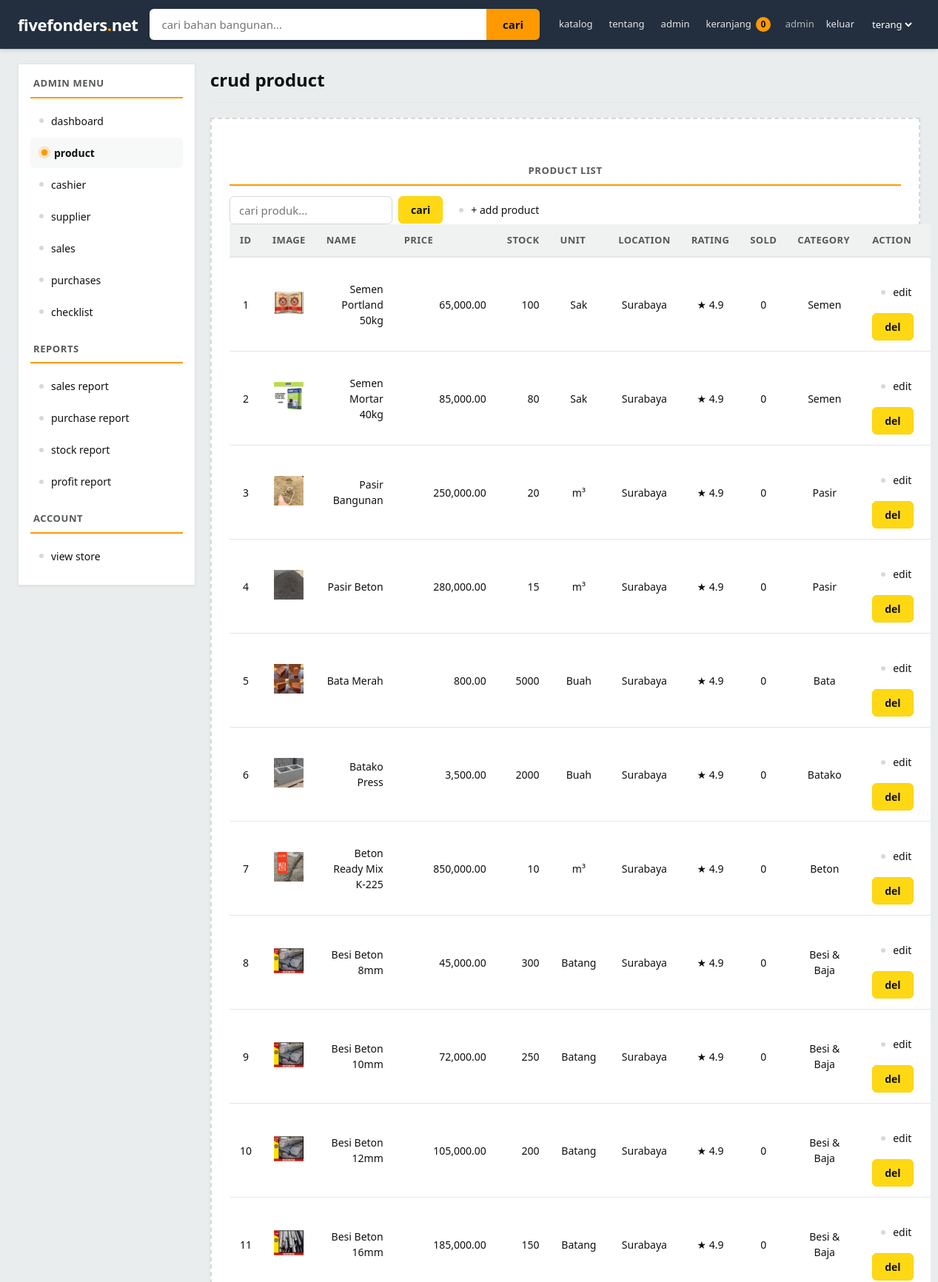
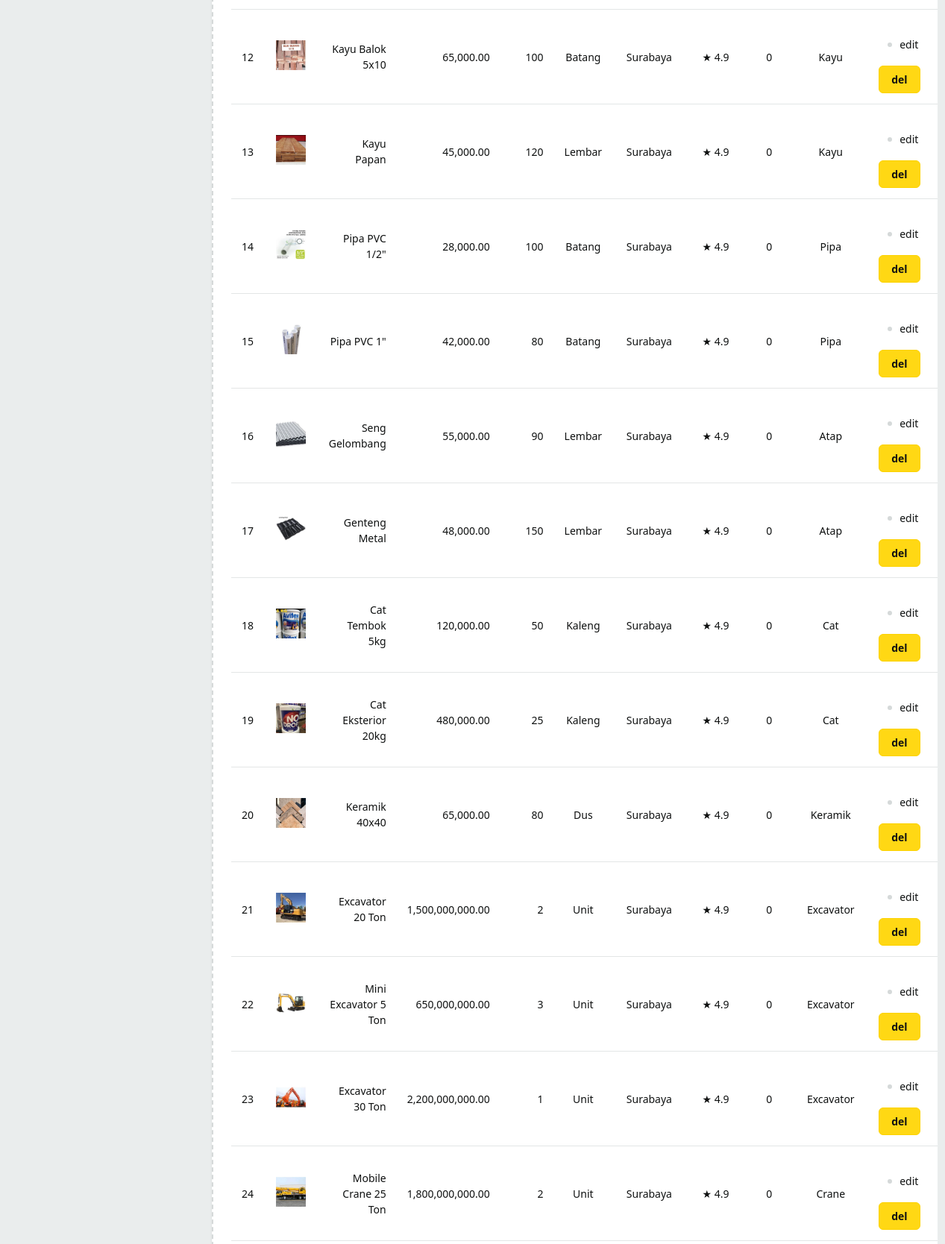
The page /admin/product/product.php (signed in, upper part) on the database its author committed (2 pictures, top to bottom).
### tables this page shows
CREATE TABLE products (
    id INT AUTO_INCREMENT PRIMARY KEY,
    category_id INT DEFAULT NULL,
    code VARCHAR(50) DEFAULT NULL,
    name VARCHAR(150) NOT NULL UNIQUE,
    price DECIMAL(15,2) NOT NULL DEFAULT 0.00,
    stock INT NOT NULL DEFAULT 0,
    minimum_stock INT NOT NULL DEFAULT 0,
    category VARCHAR(50) NOT NULL DEFAULT 'General',
    description TEXT,
    unit VARCHAR(50) DEFAULT 'pcs',
    lokasi VARCHAR(50) DEFAULT 'Surabaya',
    rating DECIMAL(2,1) DEFAULT 4.9,
    terjual INT DEFAULT 0,
    image VARCHAR(255) DEFAULT 'images/glock17.png',
    status VARCHAR(50) NOT NULL DEFAULT 'active'
);

### admin/product/product.php (the view, shortened to what this page needs)
<?php
require_once __DIR__ . '/../../config/database.php';
$cari = trim($_GET['cari'] ?? '');
if ($cari !== '') {
    $stmt = mysqli_prepare($koneksi, 'SELECT * FROM products WHERE name LIKE CONCAT("%", ?, "%") OR category LIKE CONCAT("%", ?, "%") OR description LIKE CONCAT("%", ?, "%") ORDER BY id');
    if ($stmt) {
        mysqli_stmt_bind_param($stmt, 'sss', $cari, $cari, $cari);
        mysqli_stmt_execute($stmt);
        $result = mysqli_stmt_get_result($stmt);
    } else {
        $result = mysqli_query($koneksi, 'SELECT * FROM products ORDER BY id');
    }
} else {
    $result = mysqli_query($koneksi, 'SELECT * FROM products ORDER BY id');
}
?>
<!DOCTYPE html>
<html lang="en">
<head>
    <link rel="stylesheet" href="../../assets/style.css?v=3">
</head>
<body class="marketpage themelight">
    <?php require __DIR__ . '/../../home/partials/topbar.php'; ?>
    <div class="layout">
        <?php require __DIR__ . '/../../home/partials/sidebaradmin.php'; ?>
        <div class="content">
            <div class="heading">crud product</div>
            <div class="emptybox">
                <div class="sidetitle">product list</div>
                <div class="actionrow">
                    <form method="get" action="product.php" class="form" style="margin:0">
                        <input type="text" name="cari" class="forminput" placeholder="cari produk..." value="<?= htmlspecialchars($cari) ?>">
                        <button type="submit" class="enterbtn">cari</button>
                    </form>
                    <a href="addproduct.php" class="sidelink">+ add product</a>
                </div>
                <table class="carttable">
                    <tr class="cartheader">
                        <th class="cartcell">id</th>
                        <th class="cartcell">image</th>
                        <th class="cartcell">name</th>
                        <th class="cartcell">price</th>
                        <th class="cartcell">stock</th>
                        <th class="cartcell">unit</th>
                        <th class="cartcell">location</th>
                        <th class="cartcell">rating</th>
                        <th class="cartcell">sold</th>
                        <th class="cartcell">category</th>
                        <th class="cartcell">action</th>
                    </tr>
                    <?php while ($p = mysqli_fetch_assoc($result)): ?>
                    <tr class="cartrow">
                        <td class="cartcell"><?= (int) $p['id'] ?></td>
                        <td class="cartcell">
                            <?php $imgpath = !empty($p['image']) ? $p['image'] : 'images/glock17.png'; ?>
                            <img src="../../<?= htmlspecialchars($imgpath) ?>" alt="<?= htmlspecialchars($p['name']) ?>" style="width:40px;height:40px;object-fit:cover;">
                        </td>
                        <td class="cartcell"><?= htmlspecialchars($p['name']) ?></td>
                        <td class="cartcell"><?= htmlspecialchars(number_format((float) $p['price'], 2)) ?></td>
                        <td class="cartcell"><?= (int) $p['stock'] ?></td>
                        <td class="cartcell"><?= htmlspecialchars($p['unit'] ?? 'buah') ?></td>
                        <td class="cartcell"><?= htmlspecialchars($p['lokasi'] ?? 'Surabaya') ?></td>
                        <td class="cartcell">&#9733; <?= htmlspecialchars($p['rating'] ?? '4.9') ?></td>
                        <td class="cartcell"><?= (int) ($p['terjual'] ?? 0) ?></td>
                        <td class="cartcell"><?= htmlspecialchars($p['category']) ?></td>
                        <td class="cartcell">
                            <div class="actionrow">
                                <a href="editproduct.php?id=<?= (int) $p['id'] ?>" class="sidelink">edit</a>
                                <form method="post" action="delproduct.php" style="display:inline" onsubmit="return confirmdelete();">
                                    <button type="submit" class="enterbtn">del</button>
                                </form>
                            </div>
                        </td>
                    </tr>
                    <?php endwhile; ?>
                </table>
            </div>
        </div>
    </div>
</body>
</html>

### assets/style.css (style rules this page uses)
* { box-sizing: border-box; }
:root { --bgpage: #EAEDED; --bgpanel: #232F3E; --bgpanel2: #131921; --bgcard: #FFFFFF; --bginput: #FFFFFF; --bgsoft: #F7F8F8; --bgsoft2: #F0F2F2; --border: #E3E6E6; --borderstrong: #D5D9D9; --textmain: #0F1111; --textdim: #565959; --textmute: #6B7280; --linkcolor: #007185; --linkhover: #C7511F; --brand: #FFFFFF; --branddark: #232F3E; --accent: #FF9900; --accentdark: #E77600; --danger: #B12704; --success: #067D62; --btnbg: #FFD814; --btnborder: #FCD200; --btntext: #0F1111; --btnsecondary: #FFFFFF; --btnsecondaryborder: #D5D9D9; --tableheader: #F0F2F2; --shadow: 0 1px 3px rgba(15,17,17,0.08); --shadowhover: 0 4px 14px rgba(15,17,17,0.14); --radius: 0; --radius-sm: 6px; --font: "Segoe UI", "Helvetica Neue", Arial, sans-serif; }
body { margin: 0; padding: 0; font-family: var(--font); font-size: 16px; line-height: 1.5; background-color: var(--bgpage); color: var(--textmain); -webkit-font-smoothing: antialiased; }
a { color: var(--linkcolor); text-decoration: none; }
.form { margin: 0; }
.enterbtn { background-color: var(--btnbg); color: var(--btntext); border: 1px solid var(--btnborder); border-radius: var(--radius-sm); padding: 11px 22px; font-size: 15px; font-weight: 700; cursor: pointer; font-family: var(--font); transition: background-color 0.15s ease, transform 0.1s ease; text-decoration: none; display: inline-flex; align-items: center; justify-content: center; }
.marketpage { background-color: var(--bgpage); color: var(--textmain); min-height: 100vh; }
.layout { display: flex; min-height: calc(100vh - 68px); width: 100%; max-width: 100%; margin: 0 auto; gap: 20px; padding: 20px 24px 40px; }
.sidetitle { font-size: 13px; font-weight: 700; margin: 20px 0 10px; color: var(--textdim); text-transform: uppercase; letter-spacing: 0.6px; padding: 0 4px 8px; border-bottom: 2px solid var(--accent); }
.sidelink { display: flex; align-items: center; gap: 10px; color: var(--textmain); text-decoration: none; font-size: 14px; margin-bottom: 2px; padding: 10px 12px; border-radius: var(--radius-sm); transition: background-color 0.12s ease, color 0.12s ease, padding-left 0.12s ease; position: relative; }
.sidelink::before { content: ""; width: 6px; height: 6px; border-radius: 50%; background-color: var(--borderstrong); flex-shrink: 0; transition: background-color 0.12s ease, transform 0.12s ease; }
.content { flex: 1; background-color: transparent; border: none; padding: 0; min-width: 0; }
.heading { font-size: 24px; font-weight: 700; color: var(--textmain); margin: 4px 0 20px; padding-bottom: 12px; border-bottom: 1px solid var(--border); background: none; border-left: none; border-right: none; border-top: none; text-align: left; }
.actionrow { display: flex; gap: 10px; align-items: center; margin-top: 14px; flex-wrap: wrap; }
.emptybox { border: 2px dashed var(--borderstrong); border-radius: var(--radius); padding: 40px 24px; background-color: var(--bgcard); text-align: center; color: var(--textdim); font-size: 15px; box-shadow: var(--shadow); }
.carttable { width: 100%; border-collapse: collapse; margin-bottom: 16px; background-color: var(--bgcard); }
.cartheader { background-color: var(--tableheader); }
.cartheader th { font-size: 13px; font-weight: 700; color: var(--textdim); text-transform: uppercase; letter-spacing: 0.4px; text-align: left; padding: 12px 14px; border-bottom: 2px solid var(--border); }
.cartrow { border-bottom: 1px solid var(--border); }
.cartcell { padding: 14px; font-size: 14px; color: var(--textmain); border: none; }
.carttable .cartrow .cartcell:nth-child(3), .carttable .cartrow .cartcell:nth-child(4), .carttable .cartrow .cartcell:nth-child(5) { text-align: right; }
.forminput { width: 100%; max-width: 340px; padding: 11px 14px; border: 1px solid var(--borderstrong); border-radius: var(--radius-sm); font-size: 15px; background-color: var(--bginput); color: var(--textmain); font-family: var(--font); }
.actionrow .enterbtn { font-size: 14px; padding: 8px 16px; }
.actionrow .sidelink { padding: 8px 12px; margin: 0; }
.actionrow form { display: inline-flex; gap: 8px; align-items: center; }
.actionrow .forminput { max-width: 220px; padding: 8px 12px; }
html { scroll-behavior: smooth; }

### rows shown on the page
products: id "1", image (picture), name "Semen Portland 50kg", price "65,000.00", stock "100", unit "Sak", lokasi "Surabaya", rating "4.9", terjual "0", category "Semen"
products: id "2", image (picture), name "Semen Mortar 40kg", price "85,000.00", stock "80", unit "Sak", lokasi "Surabaya", rating "4.9", terjual "0", category "Semen"
products: id "3", image (picture), name "Pasir Bangunan", price "250,000.00", stock "20", unit "m³", lokasi "Surabaya", rating "4.9", terjual "0", category "Pasir"
products: id "4", image (picture), name "Pasir Beton", price "280,000.00", stock "15", unit "m³", lokasi "Surabaya", rating "4.9", terjual "0", category "Pasir"
products: id "5", image (picture), name "Bata Merah", price "800.00", stock "5000", unit "Buah", lokasi "Surabaya", rating "4.9", terjual "0", category "Bata"
products: id "6", image (picture), name "Batako Press", price "3,500.00", stock "2000", unit "Buah", lokasi "Surabaya", rating "4.9", terjual "0", category "Batako"
products: id "7", image (picture), name "Beton Ready Mix K-225", price "850,000.00", stock "10", unit "m³", lokasi "Surabaya", rating "4.9", terjual "0", category "Beton"
products: id "8", image (picture), name "Besi Beton 8mm", price "45,000.00", stock "300", unit "Batang", lokasi "Surabaya", rating "4.9", terjual "0", category "Besi & Baja"
products: id "9", image (picture), name "Besi Beton 10mm", price "72,000.00", stock "250", unit "Batang", lokasi "Surabaya", rating "4.9", terjual "0", category "Besi & Baja"
products: id "10", image (picture), name "Besi Beton 12mm", price "105,000.00", stock "200", unit "Batang", lokasi "Surabaya", rating "4.9", terjual "0", category "Besi & Baja"
products: id "11", image (picture), name "Besi Beton 16mm", price "185,000.00", stock "150", unit "Batang", lokasi "Surabaya", rating "4.9", terjual "0", category "Besi & Baja"
products: id "12", image (picture), name "Kayu Balok 5x10", price "65,000.00", stock "100", unit "Batang", lokasi "Surabaya", rating "4.9", terjual "0", category "Kayu"
products: id "13", image (picture), name "Kayu Papan", price "45,000.00", stock "120", unit "Lembar", lokasi "Surabaya", rating "4.9", terjual "0", category "Kayu"
products: id "14", image (picture), name "Pipa PVC 1/2\"", price "28,000.00", stock "100", unit "Batang", lokasi "Surabaya", rating "4.9", terjual "0", category "Pipa"
products: id "15", image (picture), name "Pipa PVC 1\"", price "42,000.00", stock "80", unit "Batang", lokasi "Surabaya", rating "4.9", terjual "0", category "Pipa"
products: id "16", image (picture), name "Seng Gelombang", price "55,000.00", stock "90", unit "Lembar", lokasi "Surabaya", rating "4.9", terjual "0", category "Atap"
products: id "17", image (picture), name "Genteng Metal", price "48,000.00", stock "150", unit "Lembar", lokasi "Surabaya", rating "4.9", terjual "0", category "Atap"
products: id "18", image (picture), name "Cat Tembok 5kg", price "120,000.00", stock "50", unit "Kaleng", lokasi "Surabaya", rating "4.9", terjual "0", category "Cat"
products: id "19", image (picture), name "Cat Eksterior 20kg", price "480,000.00", stock "25", unit "Kaleng", lokasi "Surabaya", rating "4.9", terjual "0", category "Cat"
products: id "20", image (picture), name "Keramik 40x40", price "65,000.00", stock "80", unit "Dus", lokasi "Surabaya", rating "4.9", terjual "0", category "Keramik"
products: id "21", image (picture), name "Excavator 20 Ton", price "1,500,000,000.00", stock "2", unit "Unit", lokasi "Surabaya", rating "4.9", terjual "0", category "Excavator"
products: id "22", image (picture), name "Mini Excavator 5 Ton", price "650,000,000.00", stock "3", unit "Unit", lokasi "Surabaya", rating "4.9", terjual "0", category "Excavator"
products: id "23", image (picture), name "Excavator 30 Ton", price "2,200,000,000.00", stock "1", unit "Unit", lokasi "Surabaya", rating "4.9", terjual "0", category "Excavator"
products: id "24", image (picture), name "Mobile Crane 25 Ton", price "1,800,000,000.00", stock "2", unit "Unit", lokasi "Surabaya", rating "4.9", terjual "0", category "Crane"

### other values the page prints
$topbarcartcount "0"
$topuser "admin"
